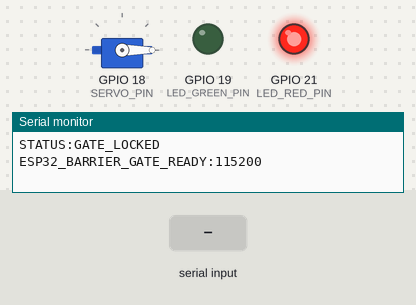
The sketch below on a simulated ESP32. Parts: servo, output pins drawn as LEDs (lit = HIGH), the last lines printed to the serial monitor. The test bench sets the inputs (shaded band).

Above: at 1.2 s.
1.3 s: "GATE:OPEN\n" received over Serial
At 2.1 s:
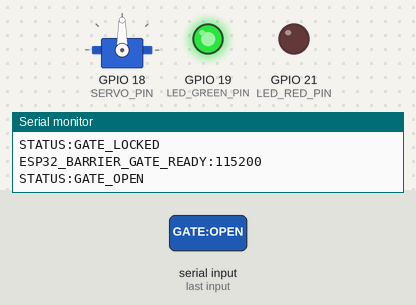
2.8 s: "GATE:CLOSE\n" received over Serial
At 3.2 s:
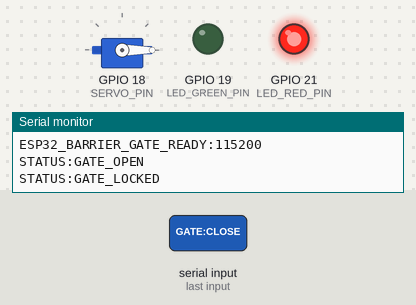
4.3 s: "OPEN\n" received over Serial
At 5.6 s:
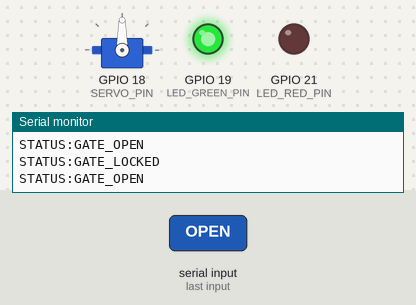
Timing chart, 0 to 10.8 s (numbered marks = the images above; inputs shaded):
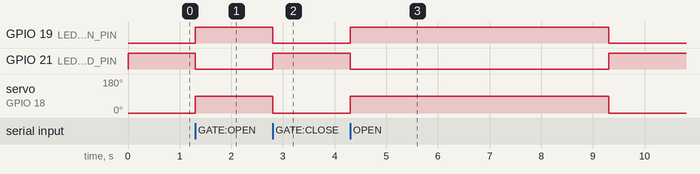

The sketch:

esp32_barrier_gate.ino
```cpp
/*
 * University of Abra Arena — ESP32 Turnstile Barrier Gate Controller
 * ------------------------------------------------------------------
 * Physical Hardware Interface for Sotero Gate Scanner (Web Serial API)
 *
 * Wiring Instructions:
 * - Servo Motor Signal: Pin 18 (PWM)
 * - Servo VCC: 5V external power supply (common GND with ESP32)
 * - Servo GND: GND
 * - Green LED / Buzzer: Pin 19
 * - Red Status LED: Pin 21
 */

#include <ESP32Servo.h>

Servo barrierServo;

const int SERVO_PIN = 18;
const int LED_GREEN_PIN = 19;
const int LED_RED_PIN = 21;

const int ANGLE_LOCKED = 0;   // Barrier Horizontal (CLOSED)
const int ANGLE_OPEN = 90;    // Barrier Vertical (OPEN)
const unsigned long AUTO_CLOSE_DELAY_MS = 5000; // 5 seconds open time

bool isGateOpen = false;
unsigned long gateOpenTimestamp = 0;

void setup() {
  Serial.begin(115200);

  pinMode(LED_GREEN_PIN, OUTPUT);
  pinMode(LED_RED_PIN, OUTPUT);

  // Attach Servo motor
  ESP32PWM::allocateTimer(0);
  barrierServo.setPeriodHertz(50);
  barrierServo.attach(SERVO_PIN, 500, 2400);

  // Initial state: Gate Locked / Closed
  lockGate();
  Serial.println("ESP32_BARRIER_GATE_READY:115200");
}

void loop() {
  // Read Serial commands from Next.js Admin Scanner via USB
  if (Serial.available() > 0) {
    String input = Serial.readStringUntil('\n');
    input.trim();

    if (input == "GATE:OPEN" || input == "OPEN") {
      openGate();
    } else if (input == "GATE:CLOSE" || input == "CLOSE") {
      lockGate();
    }
  }

  // Auto-close gate after 5 seconds timeout
  if (isGateOpen && (millis() - gateOpenTimestamp >= AUTO_CLOSE_DELAY_MS)) {
    lockGate();
  }
}

void openGate() {
  barrierServo.write(ANGLE_OPEN);
  digitalWrite(LED_GREEN_PIN, HIGH);
  digitalWrite(LED_RED_PIN, LOW);
  isGateOpen = true;
  gateOpenTimestamp = millis();
  Serial.println("STATUS:GATE_OPEN");
}

void lockGate() {
  barrierServo.write(ANGLE_LOCKED);
  digitalWrite(LED_GREEN_PIN, LOW);
  digitalWrite(LED_RED_PIN, HIGH);
  isGateOpen = false;
  Serial.println("STATUS:GATE_LOCKED");
}
```

Measured:
- after the input at 1.3 s, GPIO 19 (LED_GREEN_PIN): LOW → HIGH at once; GPIO 21 (LED_RED_PIN): HIGH → LOW at once; servo on GPIO 18 (SERVO_PIN): 0° → 90° at once
- after the input at 2.8 s, GPIO 19 (LED_GREEN_PIN): HIGH → LOW at once; GPIO 21 (LED_RED_PIN): LOW → HIGH at once; servo on GPIO 18 (SERVO_PIN): 90° → 0° at once
- after the input at 4.3 s, GPIO 19 (LED_GREEN_PIN): LOW → HIGH at once, → LOW 5.0 s later; GPIO 21 (LED_RED_PIN): HIGH → LOW at once, → HIGH 5.0 s later; servo on GPIO 18 (SERVO_PIN): 0° → 90° at once, → 0° 5.0 s later
